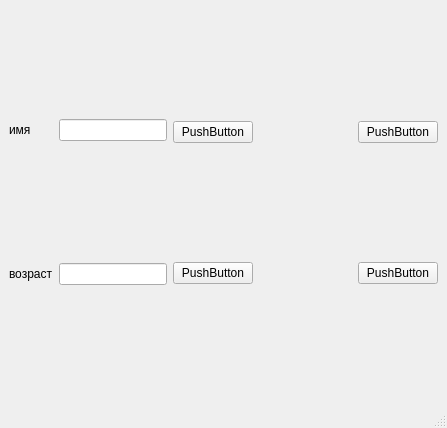
<?xml version="1.0" encoding="UTF-8"?>
<ui version="4.0">
 <class>MainWindow</class>
 <widget class="QMainWindow" name="MainWindow">
  <property name="geometry">
   <rect>
    <x>0</x>
    <y>0</y>
    <width>447</width>
    <height>428</height>
   </rect>
  </property>
  <property name="windowTitle">
   <string>MainWindow</string>
  </property>
  <widget class="QWidget" name="centralwidget">
   <layout class="QGridLayout" name="gridLayout">
    <item row="1" column="2">
     <widget class="QPushButton" name="pushButton_4">
      <property name="text">
       <string>PushButton</string>
      </property>
     </widget>
    </item>
    <item row="1" column="4">
     <widget class="QPushButton" name="pushButton_5">
      <property name="text">
       <string>PushButton</string>
      </property>
     </widget>
    </item>
    <item row="0" column="2">
     <widget class="QPushButton" name="pushButton_2">
      <property name="text">
       <string>PushButton</string>
      </property>
     </widget>
    </item>
    <item row="0" column="4">
     <widget class="QPushButton" name="pushButton_3">
      <property name="text">
       <string>PushButton</string>
      </property>
     </widget>
    </item>
    <item row="0" column="0" rowspan="2" colspan="2">
     <layout class="QFormLayout" name="formLayout">
      <item row="0" column="0">
       <widget class="QLabel" name="label">
        <property name="text">
         <string>имя</string>
        </property>
       </widget>
      </item>
      <item row="0" column="1">
       <widget class="QLineEdit" name="lineEdit"/>
      </item>
      <item row="2" column="0">
       <widget class="QLabel" name="label_2">
        <property name="text">
         <string>возраст</string>
        </property>
       </widget>
      </item>
      <item row="2" column="1">
       <widget class="QLineEdit" name="lineEdit_2"/>
      </item>
      <item row="1" column="0">
       <spacer name="verticalSpacer">
        <property name="orientation">
         <enum>Qt::Vertical</enum>
        </property>
        <property name="sizeHint" stdset="0">
         <size>
          <width>20</width>
          <height>40</height>
         </size>
        </property>
       </spacer>
      </item>
     </layout>
    </item>
    <item row="0" column="3" rowspan="2">
     <spacer name="horizontalSpacer">
      <property name="orientation">
       <enum>Qt::Horizontal</enum>
      </property>
      <property name="sizeHint" stdset="0">
       <size>
        <width>40</width>
        <height>20</height>
       </size>
      </property>
     </spacer>
    </item>
   </layout>
  </widget>
  <widget class="QMenuBar" name="menubar">
   <property name="geometry">
    <rect>
     <x>0</x>
     <y>0</y>
     <width>447</width>
     <height>22</height>
    </rect>
   </property>
  </widget>
  <widget class="QStatusBar" name="statusbar"/>
 </widget>
 <resources/>
 <connections/>
</ui>
